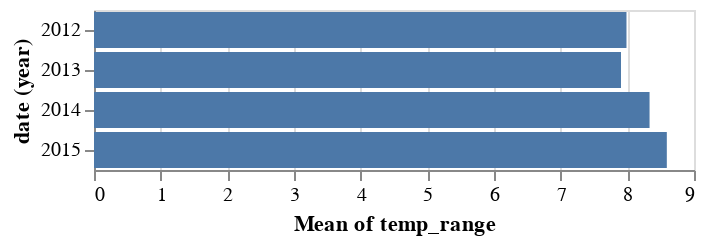

Notebook code cell kept with this figure:
### Markdown cell above
The chart indicates that the annual average of the daily high temperatures increased over the course of these four years, a fact that you can confirm for minimum daily temperatures as well.

You might also wonder how the daily temperature range changes throughout the year. For this, we have to add a computation to derive a new field, which can be done by adding a calculate transform:

### Code cell
alt.Chart(df).mark_bar().encode(
    x='mean(temp_range):Q',
    y='year(date):O'
).transform_calculate(
    temp_range="datum.temp_max - datum.temp_min"
)

### Figure 1 — Vega-Lite specification as saved in the notebook (floating-point values rounded to 4 significant figures; data arrays with more than 128 entries replaced by an {"elided": "..."} marker saying what was removed)
{"config": {"view": {"continuousWidth": 300, "continuousHeight": 300}}, "data": {"name": "data-830c39fec90146253fb06a06c26374ef"}, "mark": {"type": "bar"}, "encoding": {"x": {"aggregate": "mean", "field": "temp_range", "type": "quantitative"}, "y": {"field": "date", "timeUnit": "year", "type": "ordinal"}}, "transform": [{"calculate": "datum.temp_max - datum.temp_min", "as": "temp_range"}], "$schema": "https://vega.github.io/schema/vega-lite/v5.8.0.json", "datasets": {"data-830c39fec90146253fb06a06c26374ef": {"elided": "1461 records"}}}
